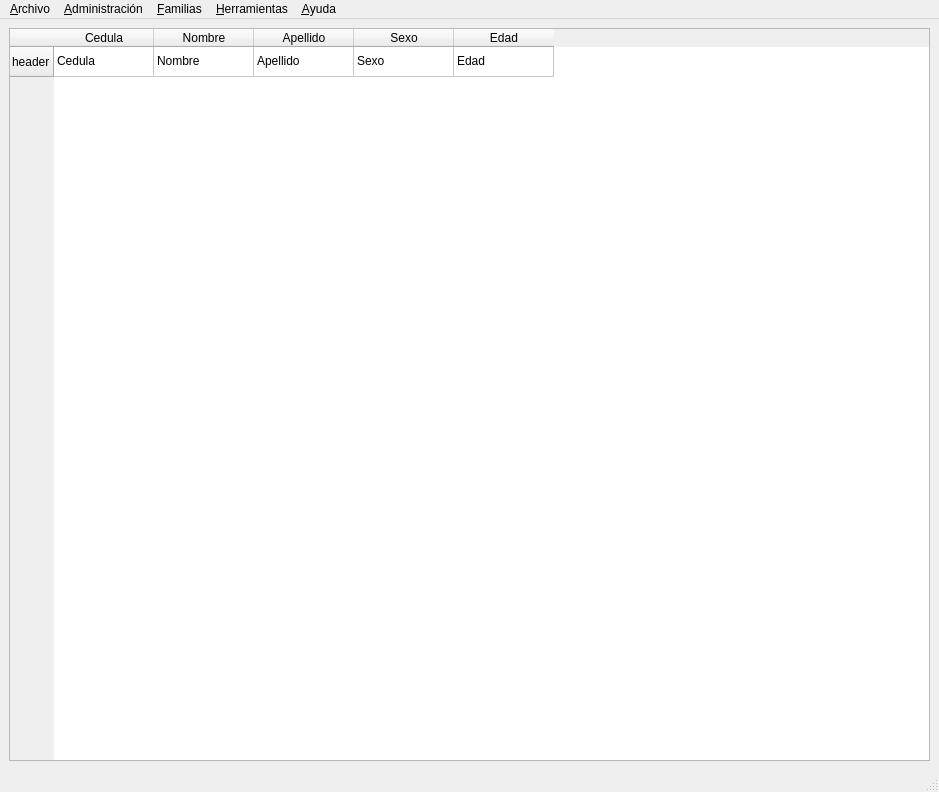
<?xml version="1.0" encoding="UTF-8"?>
<ui version="4.0">
 <class>Familias_listado</class>
 <widget class="QMainWindow" name="Familias_listado">
  <property name="geometry">
   <rect>
    <x>0</x>
    <y>0</y>
    <width>939</width>
    <height>792</height>
   </rect>
  </property>
  <property name="windowTitle">
   <string>Censo Socio-Económico</string>
  </property>
  <widget class="QWidget" name="centralwidget">
   <layout class="QGridLayout" name="gridLayout">
    <item row="0" column="0">
     <widget class="QTableWidget" name="tableWidget">
      <row>
       <property name="text">
        <string>header</string>
       </property>
      </row>
      <column>
       <property name="text">
        <string>Cedula</string>
       </property>
      </column>
      <column>
       <property name="text">
        <string>Nombre</string>
       </property>
      </column>
      <column>
       <property name="text">
        <string>Apellido</string>
       </property>
      </column>
      <column>
       <property name="text">
        <string>Sexo</string>
       </property>
      </column>
      <column>
       <property name="text">
        <string>Edad</string>
       </property>
      </column>
      <item row="0" column="0">
       <property name="text">
        <string>Cedula</string>
       </property>
      </item>
      <item row="0" column="1">
       <property name="text">
        <string>Nombre</string>
       </property>
      </item>
      <item row="0" column="2">
       <property name="text">
        <string>Apellido</string>
       </property>
      </item>
      <item row="0" column="3">
       <property name="text">
        <string>Sexo</string>
       </property>
      </item>
      <item row="0" column="4">
       <property name="text">
        <string>Edad</string>
       </property>
      </item>
     </widget>
    </item>
   </layout>
  </widget>
  <widget class="QMenuBar" name="menubar">
   <property name="geometry">
    <rect>
     <x>0</x>
     <y>0</y>
     <width>939</width>
     <height>25</height>
    </rect>
   </property>
   <widget class="QMenu" name="menu_administracion">
    <property name="title">
     <string>&amp;Administración</string>
    </property>
    <addaction name="separator"/>
    <addaction name="actionAgregar_Concejo_Comunal"/>
    <addaction name="actionGestionar_Consejos_Comunales"/>
    <addaction name="actionIndicadores"/>
   </widget>
   <widget class="QMenu" name="menu_Herramientas">
    <property name="title">
     <string>&amp;Herramientas</string>
    </property>
   </widget>
   <widget class="QMenu" name="menu_Ayuda">
    <property name="title">
     <string>&amp;Ayuda</string>
    </property>
    <addaction name="actionAcerca_de_Komunal"/>
    <addaction name="actionManual_Komunal"/>
   </widget>
   <widget class="QMenu" name="menu_Familias">
    <property name="title">
     <string>&amp;Familias</string>
    </property>
    <addaction name="actionListado"/>
    <addaction name="actionIngresar_Nucleo_Familiar"/>
   </widget>
   <widget class="QMenu" name="menu_Archivo">
    <property name="title">
     <string>&amp;Archivo</string>
    </property>
    <addaction name="actionExportar_Base_de_Datos"/>
    <addaction name="separator"/>
    <addaction name="actionSalir"/>
   </widget>
   <addaction name="menu_Archivo"/>
   <addaction name="menu_administracion"/>
   <addaction name="menu_Familias"/>
   <addaction name="menu_Herramientas"/>
   <addaction name="menu_Ayuda"/>
  </widget>
  <widget class="QStatusBar" name="statusbar"/>
  <action name="action_Nuevo">
   <property name="text">
    <string>&amp;Nuevo</string>
   </property>
  </action>
  <action name="actionA_brir">
   <property name="text">
    <string>A&amp;brir</string>
   </property>
  </action>
  <action name="action_Guardar">
   <property name="text">
    <string>&amp;Guardar</string>
   </property>
  </action>
  <action name="action_Salir">
   <property name="text">
    <string>&amp;Salir</string>
   </property>
   <property name="toolTip">
    <string>Salir de Komunal</string>
   </property>
  </action>
  <action name="actionAcerca_de_Komunal">
   <property name="text">
    <string>Acerca de Komunal</string>
   </property>
  </action>
  <action name="actionListado">
   <property name="text">
    <string>Gestión Familias</string>
   </property>
  </action>
  <action name="actionIngresar_Nucleo_Familiar">
   <property name="text">
    <string>Ingresar Nucleo Familiar</string>
   </property>
  </action>
  <action name="actionAgregar_Concejo_Comunal">
   <property name="text">
    <string>Agregar Concejo Comunal</string>
   </property>
  </action>
  <action name="actionGestionar_Consejos_Comunales">
   <property name="text">
    <string>Gestionar Consejos Comunales</string>
   </property>
  </action>
  <action name="actionManual_Komunal">
   <property name="text">
    <string>Manual Komunal</string>
   </property>
  </action>
  <action name="actionIndicadores">
   <property name="text">
    <string>Indicadores</string>
   </property>
  </action>
  <action name="actionExportar_Base_de_Datos">
   <property name="text">
    <string>Exportar Base de Datos</string>
   </property>
  </action>
  <action name="actionSalir">
   <property name="text">
    <string>Salir</string>
   </property>
  </action>
 </widget>
 <resources/>
 <connections>
  <connection>
   <sender>actionSalir</sender>
   <signal>activated()</signal>
   <receiver>Familias_listado</receiver>
   <slot>close()</slot>
   <hints>
    <hint type="sourcelabel">
     <x>-1</x>
     <y>-1</y>
    </hint>
    <hint type="destinationlabel">
     <x>457</x>
     <y>395</y>
    </hint>
   </hints>
  </connection>
  <connection>
   <sender>actionListado</sender>
   <signal>activated()</signal>
   <receiver>centralwidget</receiver>
   <slot>hide()</slot>
   <hints>
    <hint type="sourcelabel">
     <x>-1</x>
     <y>-1</y>
    </hint>
    <hint type="destinationlabel">
     <x>457</x>
     <y>397</y>
    </hint>
   </hints>
  </connection>
  <connection>
   <sender>actionIngresar_Nucleo_Familiar</sender>
   <signal>activated()</signal>
   <receiver>centralwidget</receiver>
   <slot>show()</slot>
   <hints>
    <hint type="sourcelabel">
     <x>-1</x>
     <y>-1</y>
    </hint>
    <hint type="destinationlabel">
     <x>457</x>
     <y>397</y>
    </hint>
   </hints>
  </connection>
 </connections>
</ui>
